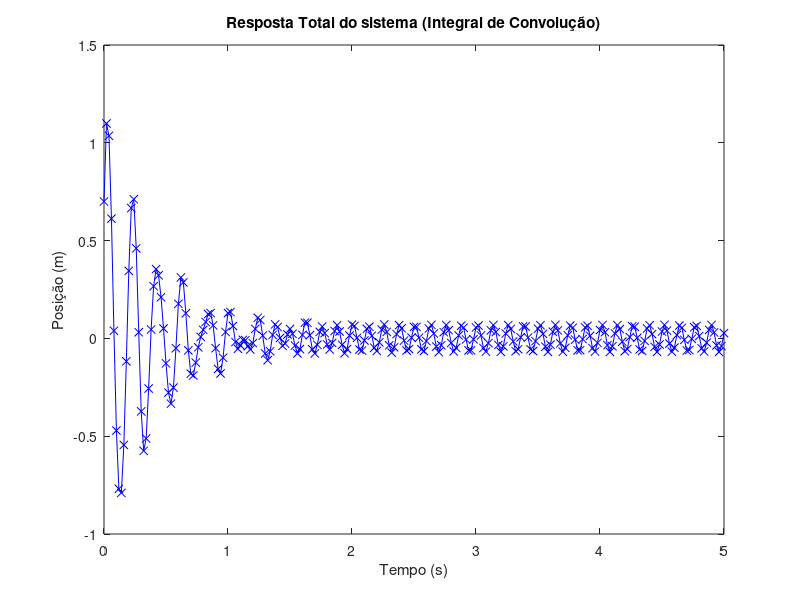

This figure's MATLAB source:
% Parâmetros do sistema
m = 1;     % massa (kg)
c = 5;     % constante do amortecedor (Ns/m)
k = 1000;  % constante da mola (N/m)


% Condições iniciais
x0 = 0.7;  % posição inicial 0.7(m)
v0 = 30;   % velocidade inicial 30(m/s)

% Função da Força Externa
F = @(t) -100 * cos(50 * t);

% Tempo de simulação
t_start = 0;
t_end = 5;
dt = 0.02;
t = t_start:dt:t_end;

% Frequência natural do sistema
omega_n = sqrt(k / m);

% Fator de amortecimento
xi = c / (2 * sqrt(m * k));


omega_d = omega_n * sqrt(1 - xi^2);

Green = @(t) exp(-xi*omega_n*t)/(m*omega_d).*sin(omega_d*t);

% Cálculo da resposta parcial pela integral de convolução

xp = dt*conv(Green(t),F(t));
xp = xp(1:length(t));


% Cálculo de c1 e c2
%diff: Função para calcular diferenças forward e, com isso, calcular a derivada

c1 = x0 - xp(1);
derxp = diff(xp)/dt;
c2 = (v0 - derxp(1)+xi*omega_n*c1)/omega_d;
x_hom = @(t) exp(-xi * omega_n * t) .* (c1 * cos(omega_d * t) + c2 * sin(omega_d * t));
x = x_hom(t) + xp;

%TESTE:
%
%teste_funct = m*diff(diff(x))/dt^2 + c*diff(x)(1:length(x)-2)/dt + k*(x)(1:length(x)-2);
%plot(t(1:length(t)-2),abs(teste_funct-F(t)(1:length(t)-2)),'bo-');
%
%O plot acima mostra a diferença em módulo entre " mx'' + cx' + kx " e " F(t) "
%Observa-se que o plot diminui em valor conforme dt diminui
%Se dt = 0.02, o valor máximo do plot é por volta de 530
%Se dt = 0.0001, o valor máximo do plot é por volta de 2.8
%
%O código abaixo mostra os valores de x0 e v0 esperados assim como seus valores
%obtidos pela x(t) calculada.
%
%x0
%v0
%disp(["x(0) = "  num2str(x(1))])
%disp(["x'(0) = " , num2str((diff(x)/dt)(1))]);
%
%Novamente, observa-se uma convergência de x(0) e x'(0) para x0 e v0 conforme dt diminui
%


% Plot da resposta total
figure;
plot(t,x,'bx-');
xlabel('Tempo (s)');
ylabel('Posição (m)');
title('Resposta Total do sistema (Integral de Convolução)');

data = [x' t'];
csvwrite('C:\Users\Boiling\Desktop\vis comp\DADOS_DO_MATLAB.csv', data);
